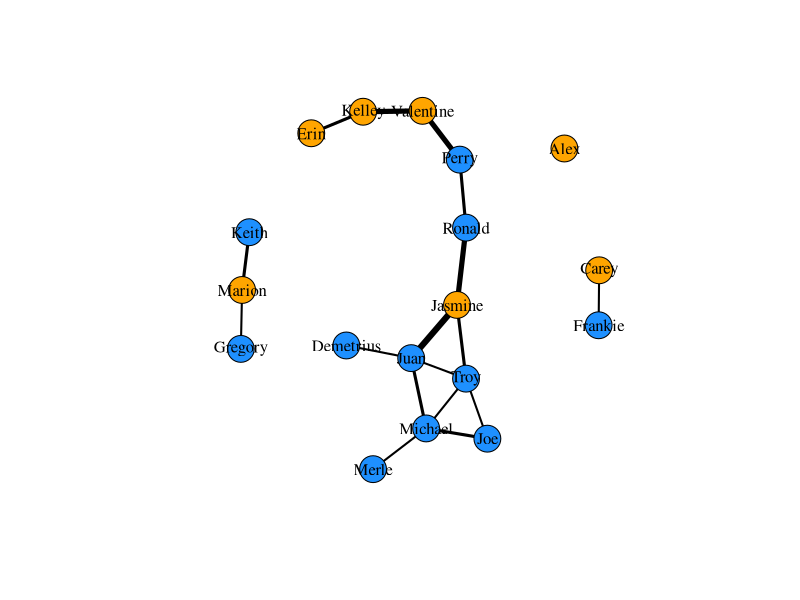

The R source for this figure:
## ---- chunk 1
knitr::opts_chunk$set(echo = TRUE)

# Load tidyvers
library(tidyverse)

# Load igraph
library(igraph)
## ---- chunk 2

# Create the friends1_edges tibble
name1_25 <- c("Joe", "Joe", "Joe", "Erin", "Kelley", "Ronald", "Ronald", "Ronald",
              "Michael", "Michael", "Michael", "Valentine", "Troy", "Troy", "Jasmine", "Jasmine",
              "Juan", "Carey", "Frankie", "Frankie", "Michael", "Michael", "Keith", "Keith", "Gregory")

name2_25 <- c("Ronald", "Michael", "Troy", "Kelley", "Valentine", "Troy", "Perry", "Jasmine", "Troy",
              "Jasmine", "Juan", "Perry", "Jasmine", "Juan", "Juan", "Carey", "Demetrius", "Frankie",
              "Michael", "Merle", "Merle", "Alex", "Gregory", "Marion", "Marion")

hours_25 <- c(1, 3, 2, 3, 5, 1, 3, 5, 2, 1, 3, 5, 3, 2, 6, 1, 2, 2, 1, 1, 2, 1, 1, 3, 2)

# Rename columns to match prev ex
friends1_edges <- tibble(name1 = name1_25, name2 = name2_25, hours = hours_25)

# Create the friends1_nodes tibble
name <- c("Joe", "Erin", "Kelley", "Ronald", "Michael", "Valentine", "Troy", "Jasmine",
          "Juan", "Carey", "Frankie", "Keith", "Gregory", "Perry", "Demetrius",
          "Merle", "Alex", "Marion")

gender <- c("M", "F", "F", "M", "M", "F", "M", "F", "M", "F", "M", "M", "M", "M",
            "M", "M", "F", "F")

friends1_nodes <- tibble(name, gender)

# Create an igraph object with attributes directly from dataframes
g1 <- graph_from_data_frame(d = friends1_edges, vertices = friends1_nodes, directed = FALSE)

# Subset edges greater than or equal to 5 hours
#E(g1)[[hours >= 5]]  

# Set vertex color by gender
# "orange" for females and "dodgerblue" for males
V(g1)$color <- ifelse(V(g1)$gender == "F", "orange", "dodgerblue")


# Visualizing edges

# Create a vector of weights based on the number of hours each pair spend together
w1 <- E(g1)$hours

# Create a new igraph object by deleting edges that are less than 2 hours long 
g2 <- delete_edges(g1, E(g1)[hours< 2])

# Plot the new graph 
w2 <- E(g2)$hours
m2 <- layout_nicely(g2)

# Count number of edges
#gsize(g2)

# Count number of vertices
#gorder(g2)


g2


## ---- chunk 3

# Plot the network
plot(g2, 
     vertex.label.color = "black", 
     edge.color = 'black',
     edge.width = w2,
     layout = m2)
